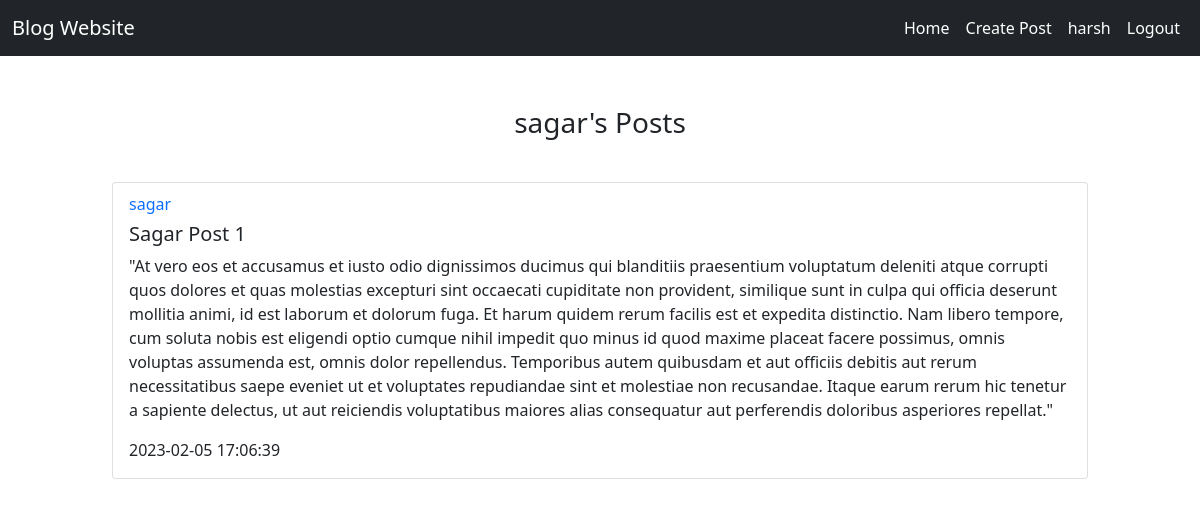
/posts/sagar (signed in), run on the app's committed database.
### website/models.py (models this page shows)
class User(db.Model, UserMixin):
    id = db.Column(db.Integer, primary_key=True)
    email = db.Column(db.String(150), unique=True)
    password = db.Column(db.String(50),)
    username = db.Column(db.String(150), unique=True)
    date_created = db.Column(db.DateTime(timezone=True), default=func.now())
    posts = db.relationship('Post', backref='user', passive_deletes=True)

class Post(db.Model):
    id = db.Column(db.Integer, primary_key=True)
    title = db.Column(db.String(300), nullable=False)
    content = db.Column(db.Text, nullable=False)
    date_created = db.Column(db.DateTime(timezone=True), default=func.now())
    public = db.Column(db.Boolean, default=False, nullable=False)
    author = db.Column(db.Integer, db.ForeignKey('user.id', ondelete='CASCADE'), nullable=False)

### website/views.py (the view)
@views.route('/posts/<username>')
@login_required
def posts(username):
    user = User.query.filter_by(username=username).first()
    if not user:
        flash('User doesn\'t exist!', category='error')
        return redirect(url_for('views.home'))
    posts = Post.query.filter_by(author=user.id).all()
    return render_template('posts.html', posts=posts, user=current_user, username=username)

### website/__init__.py (called while the page is built)
def create_app():
    app = Flask(__name__)
    app.config['SECRET_KEY'] = "helloworld"
    app.config['SQLALCHEMY_DATABASE_URI'] = f'sqlite:///{DB_NAME}'
    db.init_app(app)
    from .views import views
    from .auth import auth
    app.register_blueprint(views, url_prefix="/")
    app.register_blueprint(auth, url_prefix="/")
    from .models import User
    create_database(app)
    login_manager = LoginManager()
    login_manager.login_view = "auth.login"
    login_manager.init_app(app)
    @login_manager.user_loader
    def load_user(id):
        return User.query.get(int(id))
    return app

### website/templates/posts.html (shortened to what this page needs)
{% extends 'posts_div.html' %}
{% block header %} {{username}}'s Posts {% endblock %}

### website/templates/posts_div.html (shortened to what this page needs)
{% extends 'base.html' %}
{%block content %}
<div class="container-fluid">
    <h3 align="center">{% block header %}Blog Posts{% endblock %}</h3>
    <br>
    <div class="post-container">
            {% for post in posts|reverse%}
            <div class="card" style="width: auto;">
                <div class="card-body">
                <h6 class="card-subtitle mb-2 text-muted"><a href="/posts/{{post.user.username}}" style="text-decoration: None;">{{post.user.username}}</a></h6>
                  <h5 class="card-title">{{post.title}}</h5>
                  <p class="card-text">{{post.content}}</p>
                  <p class="card-text">{{post.date_created}}</p>
                </div>
              </div>
              <br>
              {% endfor %}
            </div>
</div>
{% endblock %}

### website/templates/base.html (shortened to what this page needs)
<!DOCTYPE html>
<html lang="en">
<head>
    <link rel="stylesheet" type= "text/css"  href="{{url_for('static', filename='styles.css')}}">
    <link href="https://cdn.jsdelivr.net/npm/bootstrap@5.0.2/dist/css/bootstrap.min.css" rel="stylesheet">
</head>
<body>
    <div>
        <nav class="navbar navbar-expand-lg navbar-dark bg-dark">
            <div class="container-fluid">
                <a class="navbar-brand" href="/">Blog Website</a>
              <div class="collapse navbar-collapse d-flex flex-row-reverse" id="navbarNavAltMarkup">
                <div class="navbar-nav mr-auto">
                  {% if user.is_authenticated %}
                  <a class="nav-link active" aria-current="page" href="/home">Home</a>
                  <a class="nav-link active" aria-current="page" href="/create-post">Create Post</a>
                  <a class="nav-link active" aria-current="page" href="/posts/{{user.username}}">{{user.username}}</a>
                  <a class="nav-link active" aria-current="page" href="/logout">Logout</a>
                  {% else %}
                  <a class="nav-link active" aria-current="page" href="/login">Login</a>
                  <a class="nav-link active" aria-current="page" href="/signup">SignUp</a>
                  {% endif %}
                </div>
              </div>
            </div>
          </nav>
    </div>
    <div class="alert alert-dismissible fade show">
    </div>
    <div>
        {% block content %}
        {% endblock %}
    </div>
</body>
</html>

### website/static/styles.css (style rules this page uses)
.post-container { padding: 10px 100px; }

### data on the page
User: username "harsh"
User: username "sagar"
Post: user.username "sagar", title "Sagar Post 1", content "\"At vero eos et accusamus et iusto odio dignissimos ducimus qui blanditiis praesentium voluptatum deleniti atque corrupti quos dolores et quas molestias excepturi sint occaecati cupiditate non provident, similique sunt in culpa qui officia deserunt mollitia animi, id est laborum et dolorum fuga. Et harum quidem rerum facilis est et expedita distinctio. Nam libero tempore, cum soluta nobis est eligendi optio cumque nihil impedit quo minus id quod maxime placeat facere possimus, omnis voluptas assumenda est, omnis dolor repellendus. Temporibus autem quibusdam et aut officiis debitis aut rerum necessitatibus saepe eveniet ut et voluptates repudiandae sint et molestiae non recusandae. Itaque…", date_created "2023-02-05 17:06:39"
